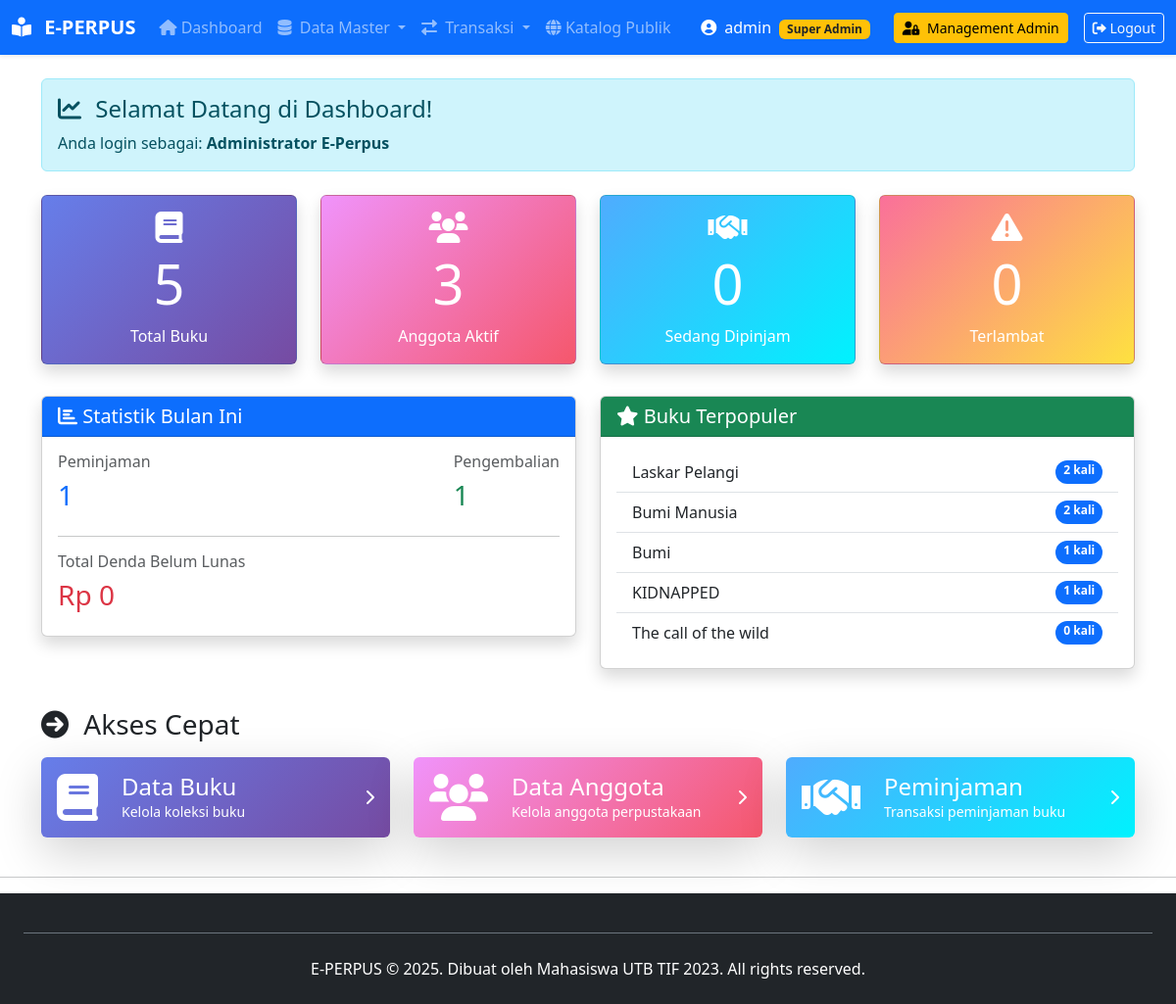
Page /index.php?page=dashboard/index (signed in) on the committed database.
### tables this page shows
CREATE TABLE `buku` (
  `id_buku` int(11) NOT NULL,
  `isbn` varchar(30) NOT NULL,
  `judul` varchar(255) NOT NULL,
  `id_penulis` int(11) NOT NULL,
  `id_penerbit` int(11) NOT NULL,
  `id_kategori` int(11) NOT NULL,
  `tahun_terbit` year(4) NOT NULL,
  `sinopsis` text DEFAULT NULL,
  `jumlah_total` int(11) NOT NULL DEFAULT 1 COMMENT 'Total eksemplar',
  `jumlah_tersedia` int(11) NOT NULL DEFAULT 1 COMMENT 'Yang bisa dipinjam',
  `lokasi_rak` varchar(20) DEFAULT 'A1',
  `foto_sampul` varchar(100) DEFAULT 'default_book.jpg',
  `halaman` int(5) DEFAULT NULL,
  `bahasa` varchar(20) DEFAULT 'Indonesia',
  `status` enum('tersedia','habis','rusak') DEFAULT 'tersedia',
  `rating` decimal(2,1) DEFAULT 0.0,
  `jumlah_review` int(11) DEFAULT 0,
  `created_at` timestamp NOT NULL DEFAULT current_timestamp(),
  `updated_at` timestamp NOT NULL DEFAULT current_timestamp() ON UPDATE current_timestamp()
);

### src/controllers/DashboardController.php (called while the page is built, shortened)
<?php
require_once ROOT_PATH . 'src/models/BukuModel.php';
require_once ROOT_PATH . 'src/models/AnggotaModel.php';
require_once ROOT_PATH . 'src/models/PeminjamanModel.php';
require_once ROOT_PATH . 'src/models/PengembalianModel.php';
class DashboardController {
    private $bukuModel;
    private $anggotaModel;
    private $peminjamanModel;
    private $pengembalianModel;
    public function __construct() {
        $database = new Database();
        $db = $database->getConnection();
        $this->bukuModel = new BukuModel($db);
        $this->anggotaModel = new AnggotaModel($db);
        $this->peminjamanModel = new PeminjamanModel($db);
        $this->pengembalianModel = new PengembalianModel($db);
    }
    public function index() {
        $total_buku = $this->bukuModel->countAll();
        $total_anggota = $this->anggotaModel->countAll();
        $buku_dipinjam = $this->peminjamanModel->countDipinjam();
        $total_terlambat = $this->peminjamanModel->countTerlambat();
        $denda_belum_lunas = $this->pengembalianModel->sumDendaBelumLunas();
        $peminjaman_bulan_ini = $this->peminjamanModel->countBulanIni();
        $pengembalian_bulan_ini = $this->pengembalianModel->countBulanIni();
        $buku_populer = $this->bukuModel->getBukuTerpopuler(5);
        require_once ROOT_PATH . 'src/views/dashboard/index.php';
    }
}
?>

### src/models/BukuModel.php (called while the page is built, shortened)
<?php
class BukuModel {
    private $conn;
    private $table_name = "buku";
    public function __construct($db) {
        $this->conn = $db;
    }
    public function countAll() {
        $query = "SELECT COUNT(*) as total FROM " . $this->table_name;
        $stmt = $this->conn->prepare($query);
        $stmt->execute();
        $result = $stmt->fetch(PDO::FETCH_ASSOC);
        return $result['total'];
    }
    public function getBukuTerpopuler($limit = 5) {
        $query = "SELECT b.*, COUNT(dp.id_buku) as total_dipinjam
                  FROM " . $this->table_name . " b
                  LEFT JOIN detail_peminjaman dp ON b.id_buku = dp.id_buku
                  GROUP BY b.id_buku
                  ORDER BY total_dipinjam DESC
                  LIMIT :limit";
        $stmt = $this->conn->prepare($query);
        $stmt->bindParam(':limit', $limit, PDO::PARAM_INT);
        $stmt->execute();
        return $stmt->fetchAll(PDO::FETCH_ASSOC);
    }
}
?>

### src/models/AnggotaModel.php (called while the page is built, shortened)
<?php
class AnggotaModel {
    private $conn;
    private $table_name = "anggota";
    public function __construct($db) {
        $this->conn = $db;
    }
    public function countAll() {
        $query = "SELECT COUNT(*) as total FROM " . $this->table_name;
        $stmt = $this->conn->prepare($query);
        $stmt->execute();
        $row = $stmt->fetch(PDO::FETCH_ASSOC);
        return $row['total'];
    }
}
?>

### src/models/PeminjamanModel.php (called while the page is built, shortened)
<?php
class PeminjamanModel {
    private $conn;
    private $table = "peminjaman";
    public function __construct($db) {
        $this->conn = $db;
    }
    public function countDipinjam() {
        $query = "SELECT COUNT(*) as total FROM {$this->table} WHERE status_pinjam = 'dipinjam'";
        $stmt = $this->conn->prepare($query);
        $stmt->execute();
        return $stmt->fetch(PDO::FETCH_ASSOC)['total'];
    }
    public function countTerlambat() {
        $query = "SELECT COUNT(*) as total FROM {$this->table}
                  WHERE status_pinjam = 'dipinjam'
                  AND tanggal_harus_kembali < CURDATE()";
        $stmt = $this->conn->prepare($query);
        $stmt->execute();
        return $stmt->fetch(PDO::FETCH_ASSOC)['total'];
    }
    public function countBulanIni() {
        $query = "SELECT COUNT(*) as total FROM {$this->table}
                  WHERE MONTH(tanggal_pinjam) = MONTH(CURDATE())
                  AND YEAR(tanggal_pinjam) = YEAR(CURDATE())";
        $stmt = $this->conn->prepare($query);
        $stmt->execute();
        return $stmt->fetch(PDO::FETCH_ASSOC)['total'];
    }
}
?>

### src/models/PengembalianModel.php (called while the page is built, shortened)
<?php
class PengembalianModel {
    private $conn;
    private $table = "pengembalian";
    public function __construct($db) {
        $this->conn = $db;
    }
    public function sumDendaBelumLunas() {
        $query = "SELECT COALESCE(SUM(sisa_denda), 0) as total
                  FROM {$this->table} WHERE status_bayar != 'lunas'";
        $stmt = $this->conn->prepare($query);
        $stmt->execute();
        return $stmt->fetch(PDO::FETCH_ASSOC)['total'];
    }
    public function countBulanIni() {
        $query = "SELECT COUNT(*) as total FROM {$this->table}
                  WHERE MONTH(tanggal_kembali) = MONTH(CURDATE())
                  AND YEAR(tanggal_kembali) = YEAR(CURDATE())";
        $stmt = $this->conn->prepare($query);
        $stmt->execute();
        return $stmt->fetch(PDO::FETCH_ASSOC)['total'];
    }
}
?>

### src/views/dashboard/index.php (the view, shortened to what this page needs)
<?php include(ROOT_PATH . 'src/views/layouts/header.php'); ?>
<div class="container mt-4">
    <div class="alert alert-info">
        <h4><i class="fas fa-chart-line me-2"></i> Selamat Datang di Dashboard!</h4>
        <p class="mb-0">Anda login sebagai: <strong><?= htmlspecialchars($_SESSION['nama_lengkap'] ?? $_SESSION['username']) ?></strong></p>
    </div>
    <div class="row mt-4">
        <div class="col-md-3 mb-3">
            <div class="card text-white shadow" style="background: linear-gradient(135deg, #667eea 0%, #764ba2 100%);">
                <div class="card-body text-center">
                    <i class="fas fa-book fa-2x mb-2"></i>
                    <h1 class="display-4"><?= $total_buku ?></h1>
                    <p class="mb-0">Total Buku</p>
                </div>
            </div>
        </div>
        <div class="col-md-3 mb-3">
            <div class="card text-white shadow" style="background: linear-gradient(135deg, #f093fb 0%, #f5576c 100%);">
                <div class="card-body text-center">
                    <i class="fas fa-users fa-2x mb-2"></i>
                    <h1 class="display-4"><?= $total_anggota ?></h1>
                    <p class="mb-0">Anggota Aktif</p>
                </div>
            </div>
        </div>
        <div class="col-md-3 mb-3">
            <div class="card text-white shadow" style="background: linear-gradient(135deg, #4facfe 0%, #00f2fe 100%);">
                <div class="card-body text-center">
                    <i class="fas fa-handshake fa-2x mb-2"></i>
                    <h1 class="display-4"><?= $buku_dipinjam ?></h1>
                    <p class="mb-0">Sedang Dipinjam</p>
                </div>
            </div>
        </div>
        <div class="col-md-3 mb-3">
            <div class="card text-white shadow" style="background: linear-gradient(135deg, #fa709a 0%, #fee140 100%);">
                <div class="card-body text-center">
                    <i class="fas fa-exclamation-triangle fa-2x mb-2"></i>
                    <h1 class="display-4"><?= $total_terlambat ?></h1>
                    <p class="mb-0">Terlambat</p>
                </div>
            </div>
        </div>
    </div>
    <div class="row mt-3">
        <div class="col-md-6 mb-3">
            <div class="card shadow">
                <div class="card-header bg-primary text-white">
                    <h5 class="mb-0"><i class="fas fa-chart-bar"></i> Statistik Bulan Ini</h5>
                </div>
                <div class="card-body">
                    <div class="d-flex justify-content-between mb-3">
                        <div>
                            <h6 class="text-muted">Peminjaman</h6>
                            <h3 class="text-primary"><?= $peminjaman_bulan_ini ?></h3>
                        </div>
                        <div>
                            <h6 class="text-muted">Pengembalian</h6>
                            <h3 class="text-success"><?= $pengembalian_bulan_ini ?></h3>
                        </div>
                    </div>
                    <hr>
                    <div>
                        <h6 class="text-muted">Total Denda Belum Lunas</h6>
                        <h3 class="text-danger">Rp <?= number_format($denda_belum_lunas) ?></h3>
                    </div>
                </div>
            </div>
        </div>
        <div class="col-md-6 mb-3">
            <div class="card shadow">
                <div class="card-header bg-success text-white">
                    <h5 class="mb-0"><i class="fas fa-star"></i> Buku Terpopuler</h5>
                </div>
                <div class="card-body">
                    <ul class="list-group list-group-flush">
                        <?php if (!empty($buku_populer)): ?>
                            <?php foreach ($buku_populer as $buku): ?>
                                <li class="list-group-item d-flex justify-content-between">
                                    <span><?= htmlspecialchars($buku['judul']) ?></span>
                                    <span class="badge bg-primary rounded-pill"><?= $buku['total_dipinjam'] ?> kali</span>
                                </li>
                            <?php endforeach; ?>
                        <?php else: ?>
                            <li class="list-group-item text-muted">Belum ada data</li>
                        <?php endif; ?>
                    </ul>
                </div>
            </div>
        </div>
    </div>
    <div class="row mt-4">
        <div class="col-md-12">
            <h3><i class="fas fa-arrow-circle-right me-2"></i> Akses Cepat</h3>
        </div>
    </div>
    <div class="row mt-2">
        <div class="col-md-4 mb-4">
            <a href="index.php?page=buku/index" class="text-decoration-none">
                <div class="card card-shortcut border-0 shadow-lg" style="background: linear-gradient(135deg, #667eea 0%, #764ba2 100%);">
                    <div class="card-body d-flex align-items-center text-white">
                        <i class="fas fa-book fa-3x me-4"></i>
                        <div>
                            <h4 class="mb-0">Data Buku</h4>
                            <p class="mb-0 small">Kelola koleksi buku</p>
                        </div>
                        <i class="fas fa-chevron-right ms-auto"></i>
                    </div>
                </div>
            </a>
        </div>
        <div class="col-md-4 mb-4">
            <a href="index.php?page=anggota/index" class="text-decoration-none">
                <div class="card card-shortcut border-0 shadow-lg" style="background: linear-gradient(135deg, #f093fb 0%, #f5576c 100%);">
                    <div class="card-body d-flex align-items-center text-white">
                        <i class="fas fa-users fa-3x me-4"></i>
                        <div>
                            <h4 class="mb-0">Data Anggota</h4>
                            <p class="mb-0 small">Kelola anggota perpustakaan</p>
                        </div>
                        <i class="fas fa-chevron-right ms-auto"></i>
                    </div>
                </div>
            </a>
        </div>
        <div class="col-md-4 mb-4">
            <a href="index.php?page=peminjaman/index" class="text-decoration-none">
                <div class="card card-shortcut border-0 shadow-lg" style="background: linear-gradient(135deg, #4facfe 0%, #00f2fe 100%);">
                    <div class="card-body d-flex align-items-center text-white">
                        <i class="fas fa-handshake fa-3x me-4"></i>
                        <div>
                            <h4 class="mb-0">Peminjaman</h4>
                            <p class="mb-0 small">Transaksi peminjaman buku</p>
                        </div>
                        <i class="fas fa-chevron-right ms-auto"></i>
                    </div>
                </div>
            </a>
        </div>
    </div>
</div>
<hr>
<?php include(ROOT_PATH . 'src/views/layouts/footer.php'); ?>

### rows in the picture
buku: judul "Laskar Pelangi", total_dipinjam "2"
buku: judul "Bumi Manusia", total_dipinjam "2"
buku: judul "Bumi", total_dipinjam "1"
buku: judul "KIDNAPPED", total_dipinjam "1"
buku: judul "The call of the wild", total_dipinjam "0"

### other values in the picture
$_SESSION['username'] "admin"
$_SESSION['nama_lengkap'] "Administrator E-Perpus"
$total_buku "5"
$total_anggota "3"
$buku_dipinjam "0"
$total_terlambat "0"
$peminjaman_bulan_ini "1"
$pengembalian_bulan_ini "1"
$denda_belum_lunas "0"
